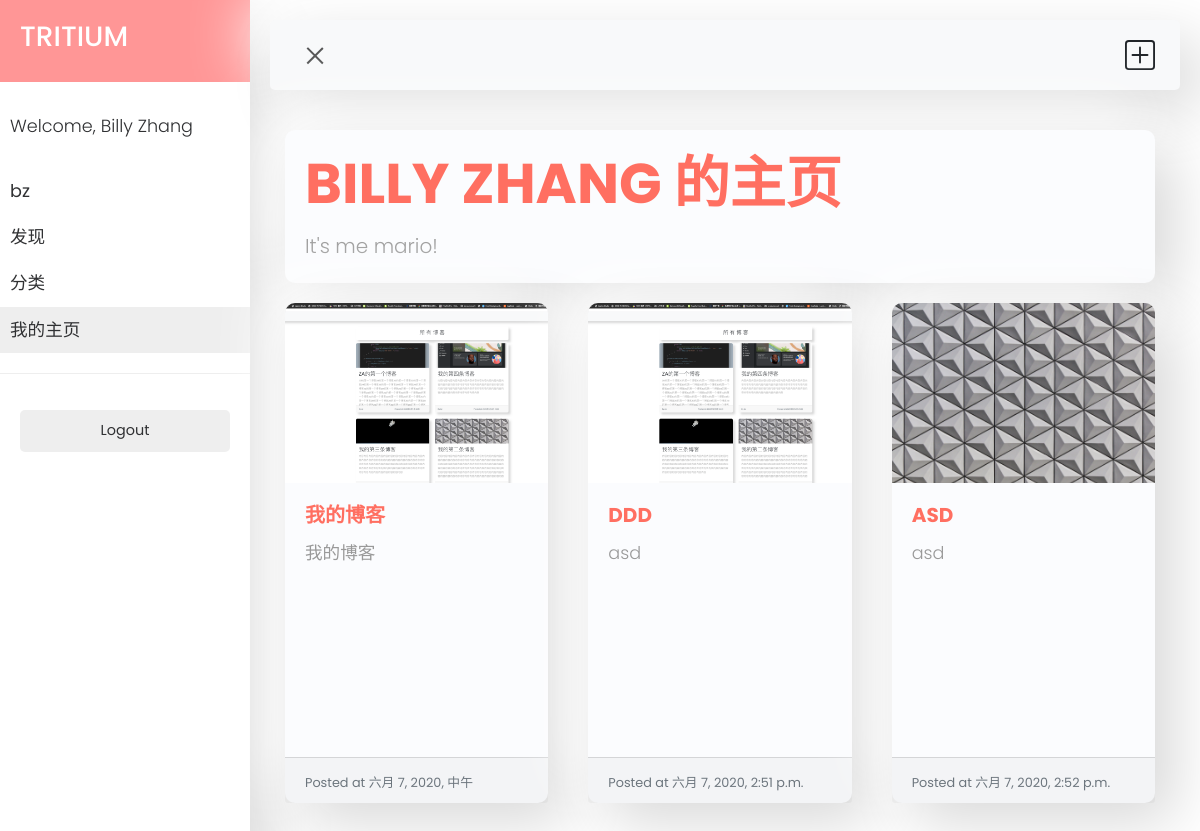
Screenshot of /bz/ (signed in) with the database file from the repository.
### userinfo/models.py (models this page shows, shortened)
class UserInfoModel(models.Model):
    user = models.OneToOneField(settings.AUTH_USER_MODEL, on_delete=models.CASCADE)
    bio = models.CharField(max_length=255)
    avatar = models.ImageField(upload_to="uploads/image/%Y/%m/%d")
    slug = AutoSlugField(populate_from='user', slugify=custom_slugify)

### articles/models.py (models this page shows, shortened)
class PostsModel(models.Model):
    title = models.CharField(max_length=50)
    user = models.ForeignKey(settings.AUTH_USER_MODEL, on_delete=models.CASCADE)
    uploadtime = models.DateTimeField(auto_now_add=True)
    picture = models.ImageField(upload_to="uploads/%Y/%m/%d/%H/%M")
    content = models.TextField()
    slug = AutoSlugField(populate_from='user')
    tags = models.ForeignKey(TagModel, on_delete=models.PROTECT,default=1)

### userinfo/views.py (the view)
# urls.py: path('<slug:slug>/', views.UserProfileView.as_view(), name="userprofileview"),
class UserProfileView(generic.TemplateView):
    template_name = 'user_profile.html'
    def get(self, request, *args, **kwargs):
        userprofile = get_object_or_404(models.UserInfoModel, slug=kwargs['slug'])
        userposts = PostsModel.objects.filter(user = userprofile.user)
        current_user = request.user
        context = {'userprofile': userprofile, 'userposts':userposts, 'current_user':current_user}
        return render(request, self.template_name, context)

### userinfo/templates/user_profile.html (shortened to what this page needs)
{% extends 'sidebarbase.html' %}
{% load static %}
{% block extra_head %}
<link rel="stylesheet" href="{% static '/userinfo/css/mysidebar.css' %}"/>
{% endblock %}
{% block mainbody %}
<div class="wrapper">
    <nav id="sidebar">
        <div class="sidebar-header">
            <h3><a href="/">TRITIUM</a></h3>
        </div>
        <ul class="list-unstyled components">
            <p>Welcome, {{current_user.first_name}} {{current_user.last_name}}</p>
            <li>
                <a href="/">{{current_user.username}}</a>
            <li>
                <a href="/discover/">发现</a>
            </li>
            <li>
                <a href="/category/">分类</a>
            </li>
            <li class="active">
                <a href="{% url 'userinfo:userprofileview' current_user.username %}">我的主页</a>
            </li>
        </ul>
        <ul class="list-unstyled CTAs">
            <li>
                <a href="{% url 'logout' %}" class="logout">Logout</a>
            </li>
        </ul>
    </nav>
    <div id="content">
        <nav class="navbar navbar-expand-lg navbar-light bg-light">
            <div class="container-fluid">
                <button type="button" id="sidebarCollapse" class="navbar-btn">
                    <span></span>
                </button>
                <a class="createpost" href="{% url 'articles:createpostview'%}">
                </a>
            </div>
        </nav>
    <div class="container">
        <div class="card user-info">
            <div class="card-body">
                <h1 class="card-title display-4">{{userprofile.user.first_name}} {{userprofile.user.last_name}} 的主页</h1>
                <p class="card-text lead">{{userprofile.bio}}</p>
            </div>
        </div>
        <div class="row row-cols-1 row-cols-md-2 row-cols-lg-3">
      {% for userpost in userposts %}
            <div class="col mb-4" id="postcard">
                <div class="card post-card h-100">
                    <div class="img-container">
                        <img src="{{ userpost.picture.url }}" class="card-img-top">
                    </div>
                    <div class="card-body post-text">
                        <h5 class="card-title"><a href="{% url 'articles:postsdetailview' userpost.id %}">{{userpost.title }}</a></h5>
                        <p class="card-text">{{ userpost.content }}</p>
                    </div>
                    <div class="card-footer">
                        <small class="text-muted">Posted at {{ userpost.uploadtime }}</small>
                    </div>
                </div>
            </div>
      {% endfor %}
        </div>
    </div>
    </div>
</div>
{% endblock %}

### static/mysite/css/sidenav.css (style rules this page uses)
body { font-family: 'Poppins','Noto Sans SC', sans-serif; }
p { font-family: 'Poppins', sans-serif; font-size: 1.1em; font-weight: 300; line-height: 1.7em; color: #999; }
a, a:hover, a:focus { color: inherit; text-decoration: none; transition: all 0.3s; }
.navbar { padding: 15px 10px; background: #fff; border: none; border-radius: 0; margin-bottom: 40px; border-radius: 5px; box-shadow: 20px 20px 60px #d9d9d9, -20px -20px 60px #ffffff; }
.navbar-btn { box-shadow: none; outline: none !important; border: none; }
.wrapper { display: flex; width: 100%; align-items: stretch; perspective: 1500px; }
#sidebar { min-width: 250px; max-width: 250px; background: white; color: #303133; transition: all 0.6s cubic-bezier(0.945, 0.020, 0.270, 0.665); transform-origin: bottom left; box-shadow: 20px 20px 60px #d9d9d9, -20px -20px 60px #ffffff; }
#sidebar .sidebar-header { padding: 20px; background: #ff9696; color: white; font-weight: 700; }
#sidebar ul.components { padding: 20px 0; border-bottom: 1px solid #eeeeee; }
#sidebar ul p { color: #303133; padding: 10px; }
#sidebar ul li a { padding: 10px; font-size: 1.1em; display: block; }
#sidebar ul li.active > a, a[aria-expanded="true"] { color: #303133; background: #eeeeee; }
ul.CTAs { padding: 20px; }
ul.CTAs a { text-align: center; font-size: 0.9em !important; display: block; border-radius: 5px; margin-bottom: 5px; }
a.logout { background: #eeeeee; color: #303133; }
#content { width: 100%; padding: 20px; min-height: 100vh; transition: all 0.3s; }
#sidebarCollapse { width: 40px; height: 40px; background: #f5f5f5; cursor: pointer; background-color: #f8f9fa; }
#sidebarCollapse span { width: 80%; height: 2px; margin: 0 auto; display: block; background: #555; transition: all 0.8s cubic-bezier(0.810, -0.330, 0.345, 1.375); transition-delay: 0.2s; }
#sidebarCollapse span:last-of-type { transform: rotate(-45deg) translate(1px, -1px); }

### userinfo/static/userinfo/css/mysidebar.css (style rules this page uses)
.card { margin-bottom: 20px; margin-right: 10px; border-radius: 10px; box-shadow: 20px 20px 60px #d9d9d9, -20px -20px 60px #ffffff; border-color: rgba(192, 193, 195, 0); border-width: 0; transition: transform .5s; background-color: #fbfcfe; }
.card-title { text-transform: uppercase; font-weight: 700; letter-spacing: 0; color: #ff6f61; }
.img-container { border-top-left-radius: 10px; border-top-right-radius: 10px; height: 200px; overflow: hidden; display: flex; justify-content: center; align-items: center; background-color: #e8e8e8; }
.card-img-top { border-top-left-radius: 10px; border-top-right-radius: 10px; height: inherit; width: auto; }
.post-card { height: 500px !important; width: auto; }
.post-text { height: 300px; display: block; overflow: hidden; text-overflow: ellipsis }
.card-footer { max-height: 100px; display: block; overflow: hidden; text-overflow: ellipsis }
.createpost { background-color: #f8f9fa; }

### rows the page displays
UserInfoModel: user.first_name "BILLY", user.last_name "ZHANG", bio "It's me mario!"
PostsModel: picture (picture), title "我的博客", content "我的博客", uploadtime "六月 7, 2020, 中午"
PostsModel: picture (picture), title "DDD", content "asd", uploadtime "六月 7, 2020, 2:51 p.m."
PostsModel: picture (picture), title "ASD", content "asd", uploadtime "六月 7, 2020, 2:52 p.m."

### other values shown
{{ current_user.first_name }} "Billy"
{{ current_user.last_name }} "Zhang"
{{ current_user.username }} "bz"
